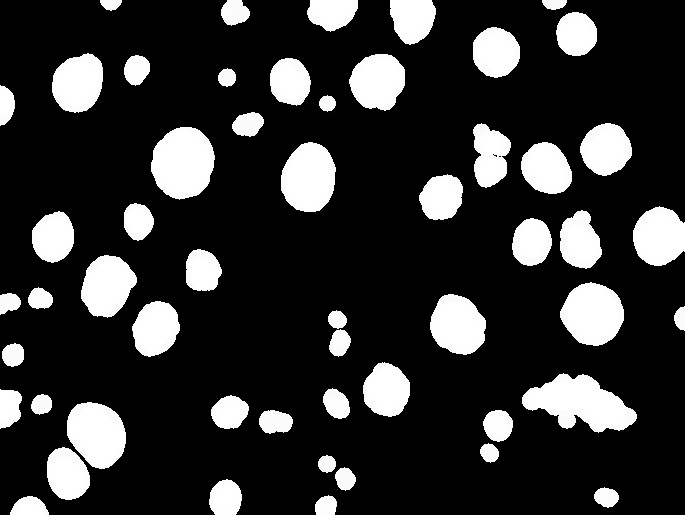
#> input picture year4/semester1/CT404: Graphics & Image Processing/assignments/assignment2/code/task1/output/kernel_size_17.jpg, 685 x 515 px
$ python 5-7.py
#> lines starting #> are read from the running program, lines starting #| are printed output that depends on the picture; after the words box and inside, x2 and y2 are one past the last pixel; in counts of white or black regions, pixels touching at a corner belong together
import cv2
import numpy as np

# Load and pre-process binary image
binary_image = cv2.imread("./output/kernel_size_17.jpg", cv2.IMREAD_GRAYSCALE)
#> binary_image is the input picture: shape (515, 685); min 0, max 255, mean 49.5
binary_image = cv2.medianBlur(binary_image, 3)

# Step 1.5: Extraction of Binary Regions of Interest / connected components
num_labels, labels, stats, centroids = cv2.connectedComponentsWithStats(binary_image, connectivity=8)
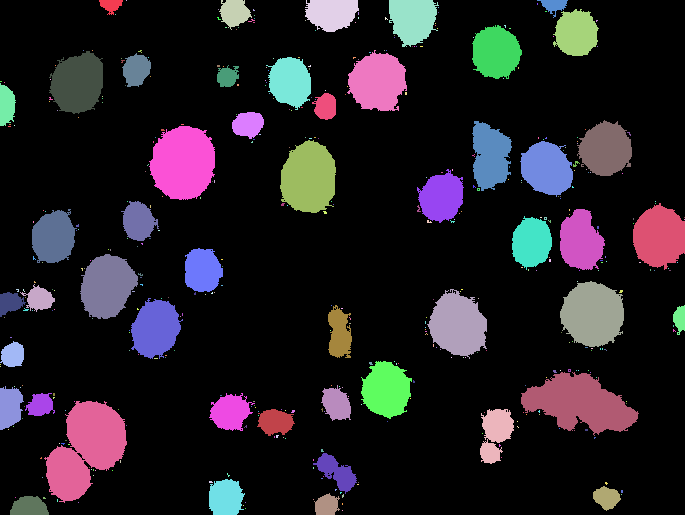
#> labels: shape (515, 685) int32; 430 distinct labels, from 0 to 429; one colour per label, 0 black
#> num_labels = 430; stats = 430 rows, first 6: [0, 0, 685, 515, 275685], [99, 0, 24, 15, 223], [126, 0, 1, 1, 1], [219, 0, 33, 30, 643], [305, 0, 54, 32, 1348], [389, 0, 50, 47, 1768]; centroids = 430 pairs, first value 0 to 684, second value 0 to 510

# Initialize an empty mask for filtered regions
filtered_mask = np.zeros(binary_image.shape, dtype=np.uint8)

total_globules = 0

# Task 1.6: Filtering of Fat Globules
for i in range(1, num_labels):
    area = stats[i, cv2.CC_STAT_AREA]

    # Calculate compactness
    perimeter = cv2.arcLength(cv2.findContours((labels == i).astype(np.uint8), cv2.RETR_EXTERNAL, cv2.CHAIN_APPROX_SIMPLE)[0][0], True)
    compactness = (perimeter ** 2) / area if area > 0 else 0

    if (300 < area) and (compactness < 27):
        total_globules += 1
        filtered_mask[labels == i] = 255
#> this loop made 429 passes
#> (area, perimeter, compactness) on passes 1, 3, 4, 5, 6, 11, 28, 46, 49, 52, 55, 76: (223, 74.28, 24.75), (643, 125.9, 24.64), (1348, 185.6, 25.57), (1768, 225.5, 28.77), (263, 102.8, 40.16), (1603, 183.9, 21.1), (2016, 199.9, 19.83), (2556, 250, 24.45), (2638, 260.7, 25.76), (692, 110.9, 17.78), (1679, 198.8, 23.53), (522, 116.8, 26.12)
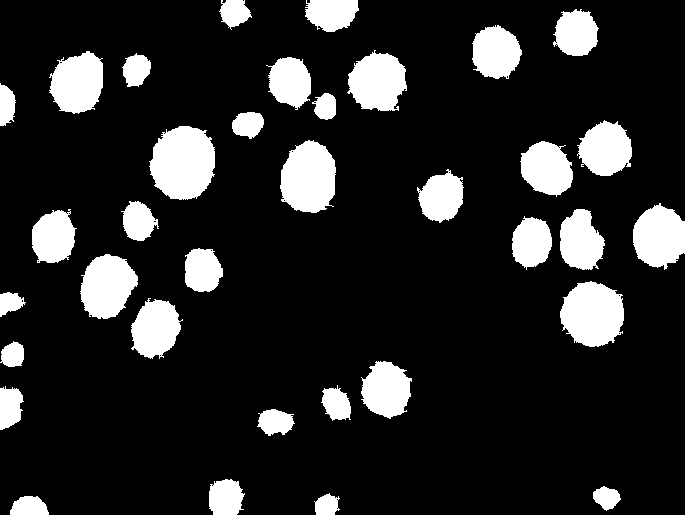
#> filtered_mask: shape (515, 685); 15.3% white; 35 white regions, largest, box (x1, y1, x2, y2) and area: (149, 126, 215, 200) 3809, (560, 281, 624, 347) 3234, (280, 140, 336, 213) 3180
#> after the loop, total_globules = 35

cv2.imwrite("./output/filtered_fat_globules.jpg", filtered_mask)
print("Total globules: " + str(total_globules))
#| Total globules: 35

# Task 1.7: Calculation of the Fat Area
# Total area of the image in pixels (excluding the background)
total_image_area = binary_image.shape[0] * binary_image.shape[1]
#> total_image_area = 352775

# Total fat area (in pixels)
fat_area = np.sum(filtered_mask == 255)
#> fat_area = 54090

# Calculate fat percentage
fat_percentage = (fat_area / total_image_area) * 100
#> fat_percentage = 15.33
print(f"Fat Area Percentage: {fat_percentage:.2f}%")
#| Fat Area Percentage: 15.33%

$ run again, with year4/semester1/CT404: Graphics & Image Processing/assignments/assignment2/code/task1/output/kernel_size_1.jpg copied over year4/semester1/CT404: Graphics & Image Processing/assignments/assignment2/code/task1/output/kernel_size_17.jpg
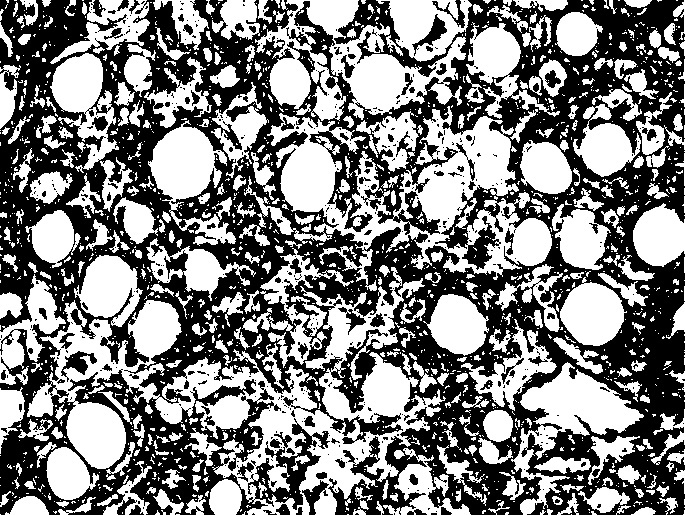
#> input picture year4/semester1/CT404: Graphics & Image Processing/assignments/assignment2/code/task1/output/kernel_size_1.jpg, 685 x 515 px
#> binary_image is the input picture: shape (515, 685); min 0, max 255, mean 127.9
#> `binary_image = cv2.medianBlur(binary_image, 3)`:
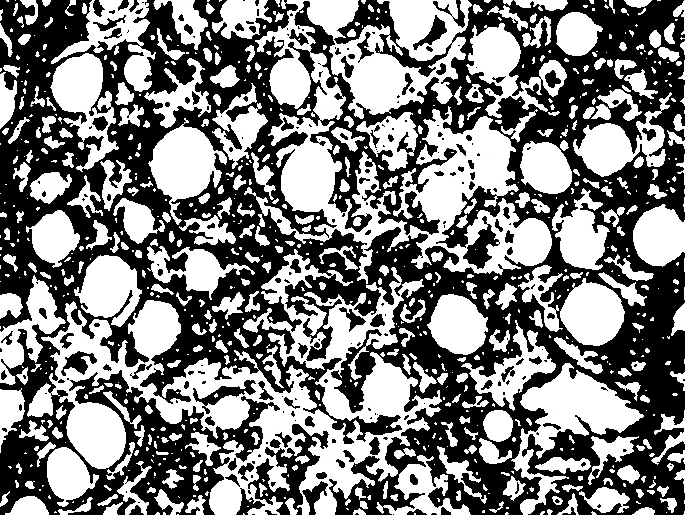
#> binary_image: shape (515, 685); min 0, max 255, mean 125.7
#> `num_labels, labels, stats, centroids = cv2.connectedComponentsWithStat..`:
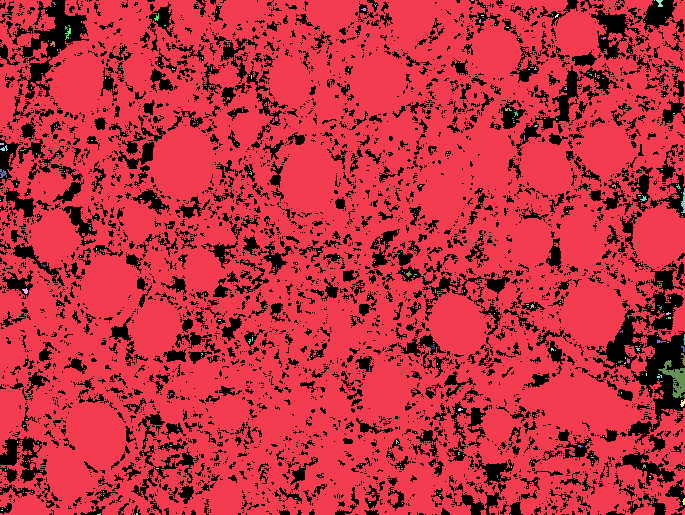
#> labels: shape (515, 685) int32; 482 distinct labels, from 0 to 481; one colour per label, 0 black
#> num_labels = 482; stats = 482 rows, first 6: [0, 0, 685, 515, 77735], [0, 0, 685, 515, 273292], [471, 0, 3, 1, 3], [499, 0, 1, 1, 1], [654, 0, 1, 1, 1], [656, 0, 7, 7, 30]; centroids = 482 pairs, first value 0 to 683.9, second value 0 to 514
#> the loop `for i in range(1, num_labels):` made 481 passes
#> (area, perimeter, compactness) on passes 1, 5, 17: (273292, 7487.7, 205.1), (30, 25.31, 21.36), (20, 21.9, 23.98)
#> after the loop `for i in range(1, num_labels):`: total_globules = 0
#| Total globules: 0
#| Fat Area Percentage: 0.00%
